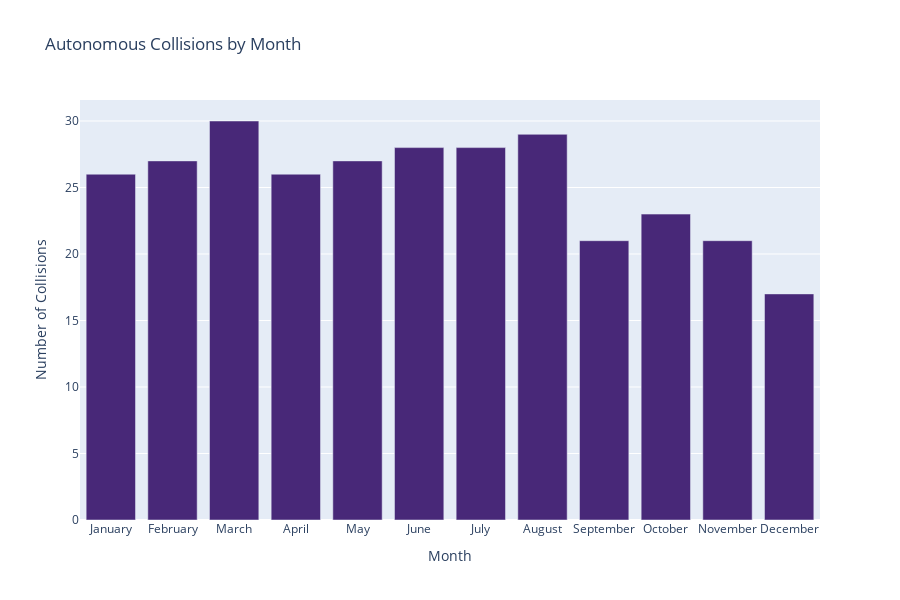

Here is the notebook cell this chart was saved with:
### Code cell
# Group by month and count the number of collisions
collisions_by_month = coll_time_place_df.groupby('Month').size().reset_index(name='Count')

# Rename month numbers to month names for better visualization
month_names = {1: 'January', 2: 'February', 3: 'March', 4: 'April', 5: 'May', 6: 'June',
               7: 'July', 8: 'August', 9: 'September', 10: 'October', 11: 'November', 12: 'December'}
collisions_by_month['Month'] = collisions_by_month['Month'].map(month_names)

# Plot histogram
fig = px.bar(collisions_by_month, x='Month', y='Count', 
             title="Autonomous Collisions by Month", 
             labels={'Month': 'Month', 'Count': 'Number of Collisions'},
             color='Month',  # Color by operator
             color_discrete_sequence=[px.colors.sequential.Viridis[1]]*len(collisions_by_month))

# Update layout
fig.update_layout(xaxis_title='Month', yaxis_title='Number of Collisions', showlegend=False, height=600, width=900)
fig.write_image("Images/collisions_by_month.jpg")
fig.show()

### Figure 1 — Plotly figure (JSON) as saved in the notebook; plotly's stock layout.template omitted (floating-point values rounded to 4 significant figures)
{"data": [{"alignmentgroup": "True", "hovertemplate": "Month=%{x}<br>Number of Collisions=%{y}<extra></extra>", "legendgroup": "January", "marker": {"color": "#482878", "pattern": {"shape": ""}}, "name": "January", "offsetgroup": "January", "orientation": "v", "showlegend": true, "textposition": "auto", "type": "bar", "x": ["January"], "xaxis": "x", "y": [26], "yaxis": "y"}, {"alignmentgroup": "True", "hovertemplate": "Month=%{x}<br>Number of Collisions=%{y}<extra></extra>", "legendgroup": "February", "marker": {"color": "#482878", "pattern": {"shape": ""}}, "name": "February", "offsetgroup": "February", "orientation": "v", "showlegend": true, "textposition": "auto", "type": "bar", "x": ["February"], "xaxis": "x", "y": [27], "yaxis": "y"}, {"alignmentgroup": "True", "hovertemplate": "Month=%{x}<br>Number of Collisions=%{y}<extra></extra>", "legendgroup": "March", "marker": {"color": "#482878", "pattern": {"shape": ""}}, "name": "March", "offsetgroup": "March", "orientation": "v", "showlegend": true, "textposition": "auto", "type": "bar", "x": ["March"], "xaxis": "x", "y": [30], "yaxis": "y"}, {"alignmentgroup": "True", "hovertemplate": "Month=%{x}<br>Number of Collisions=%{y}<extra></extra>", "legendgroup": "April", "marker": {"color": "#482878", "pattern": {"shape": ""}}, "name": "April", "offsetgroup": "April", "orientation": "v", "showlegend": true, "textposition": "auto", "type": "bar", "x": ["April"], "xaxis": "x", "y": [26], "yaxis": "y"}, {"alignmentgroup": "True", "hovertemplate": "Month=%{x}<br>Number of Collisions=%{y}<extra></extra>", "legendgroup": "May", "marker": {"color": "#482878", "pattern": {"shape": ""}}, "name": "May", "offsetgroup": "May", "orientation": "v", "showlegend": true, "textposition": "auto", "type": "bar", "x": ["May"], "xaxis": "x", "y": [27], "yaxis": "y"}, {"alignmentgroup": "True", "hovertemplate": "Month=%{x}<br>Number of Collisions=%{y}<extra></extra>", "legendgroup": "June", "marker": {"color": "#482878", "pattern": {"shape": ""}}, "name": "June", "offsetgroup": "June", "orientation": "v", "showlegend": true, "textposition": "auto", "type": "bar", "x": ["June"], "xaxis": "x", "y": [28], "yaxis": "y"}, {"alignmentgroup": "True", "hovertemplate": "Month=%{x}<br>Number of Collisions=%{y}<extra></extra>", "legendgroup": "July", "marker": {"color": "#482878", "pattern": {"shape": ""}}, "name": "July", "offsetgroup": "July", "orientation": "v", "showlegend": true, "textposition": "auto", "type": "bar", "x": ["July"], "xaxis": "x", "y": [28], "yaxis": "y"}, {"alignmentgroup": "True", "hovertemplate": "Month=%{x}<br>Number of Collisions=%{y}<extra></extra>", "legendgroup": "August", "marker": {"color": "#482878", "pattern": {"shape": ""}}, "name": "August", "offsetgroup": "August", "orientation": "v", "showlegend": true, "textposition": "auto", "type": "bar", "x": ["August"], "xaxis": "x", "y": [29], "yaxis": "y"}, {"alignmentgroup": "True", "hovertemplate": "Month=%{x}<br>Number of Collisions=%{y}<extra></extra>", "legendgroup": "September", "marker": {"color": "#482878", "pattern": {"shape": ""}}, "name": "September", "offsetgroup": "September", "orientation": "v", "showlegend": true, "textposition": "auto", "type": "bar", "x": ["September"], "xaxis": "x", "y": [21], "yaxis": "y"}, {"alignmentgroup": "True", "hovertemplate": "Month=%{x}<br>Number of Collisions=%{y}<extra></extra>", "legendgroup": "October", "marker": {"color": "#482878", "pattern": {"shape": ""}}, "name": "October", "offsetgroup": "October", "orientation": "v", "showlegend": true, "textposition": "auto", "type": "bar", "x": ["October"], "xaxis": "x", "y": [23], "yaxis": "y"}, {"alignmentgroup": "True", "hovertemplate": "Month=%{x}<br>Number of Collisions=%{y}<extra></extra>", "legendgroup": "November", "marker": {"color": "#482878", "pattern": {"shape": ""}}, "name": "November", "offsetgroup": "November", "orientation": "v", "showlegend": true, "textposition": "auto", "type": "bar", "x": ["November"], "xaxis": "x", "y": [21], "yaxis": "y"}, {"alignmentgroup": "True", "hovertemplate": "Month=%{x}<br>Number of Collisions=%{y}<extra></extra>", "legendgroup": "December", "marker": {"color": "#482878", "pattern": {"shape": ""}}, "name": "December", "offsetgroup": "December", "orientation": "v", "showlegend": true, "textposition": "auto", "type": "bar", "x": ["December"], "xaxis": "x", "y": [17], "yaxis": "y"}], "layout": {"barmode": "relative", "height": 600, "legend": {"title": {"text": "Month"}, "tracegroupgap": 0}, "showlegend": false, "title": {"text": "Autonomous Collisions by Month"}, "width": 900, "xaxis": {"anchor": "y", "categoryarray": ["January", "February", "March", "April", "May", "June", "July", "August", "September", "October", "November", "December"], "categoryorder": "array", "domain": [0, 1], "title": {"text": "Month"}}, "yaxis": {"anchor": "x", "domain": [0, 1], "title": {"text": "Number of Collisions"}}}}
